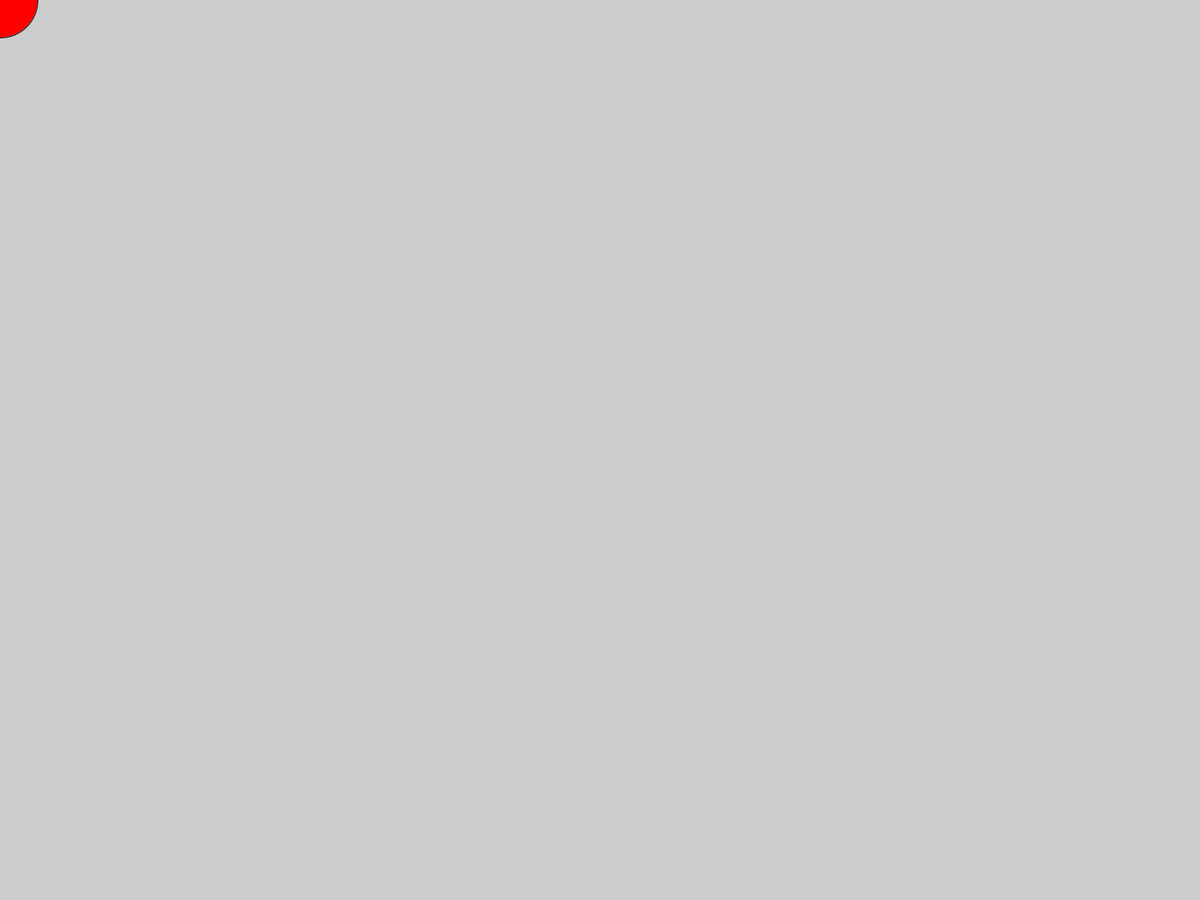
Frame 1 (no input)
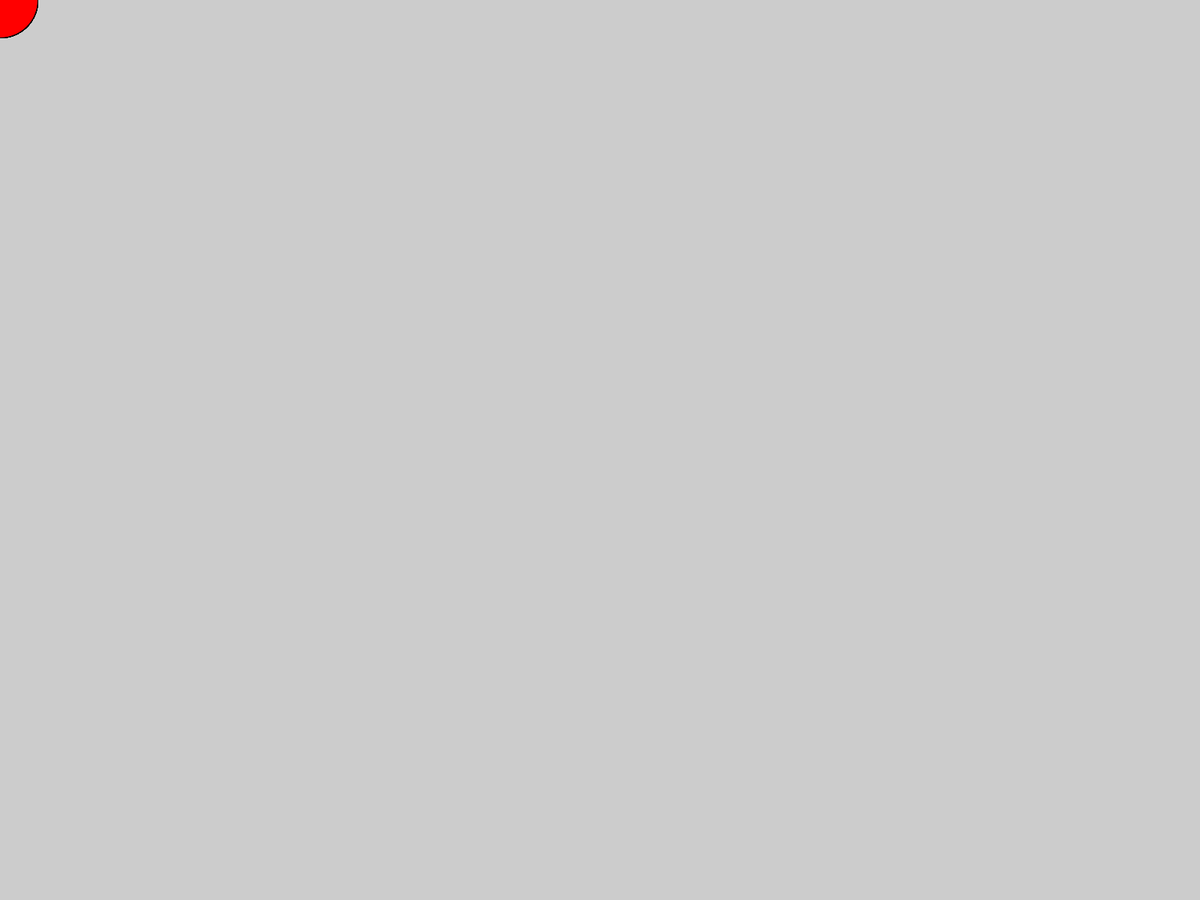
Frame 60 (the mouse pressed at the canvas centre just before this capture)
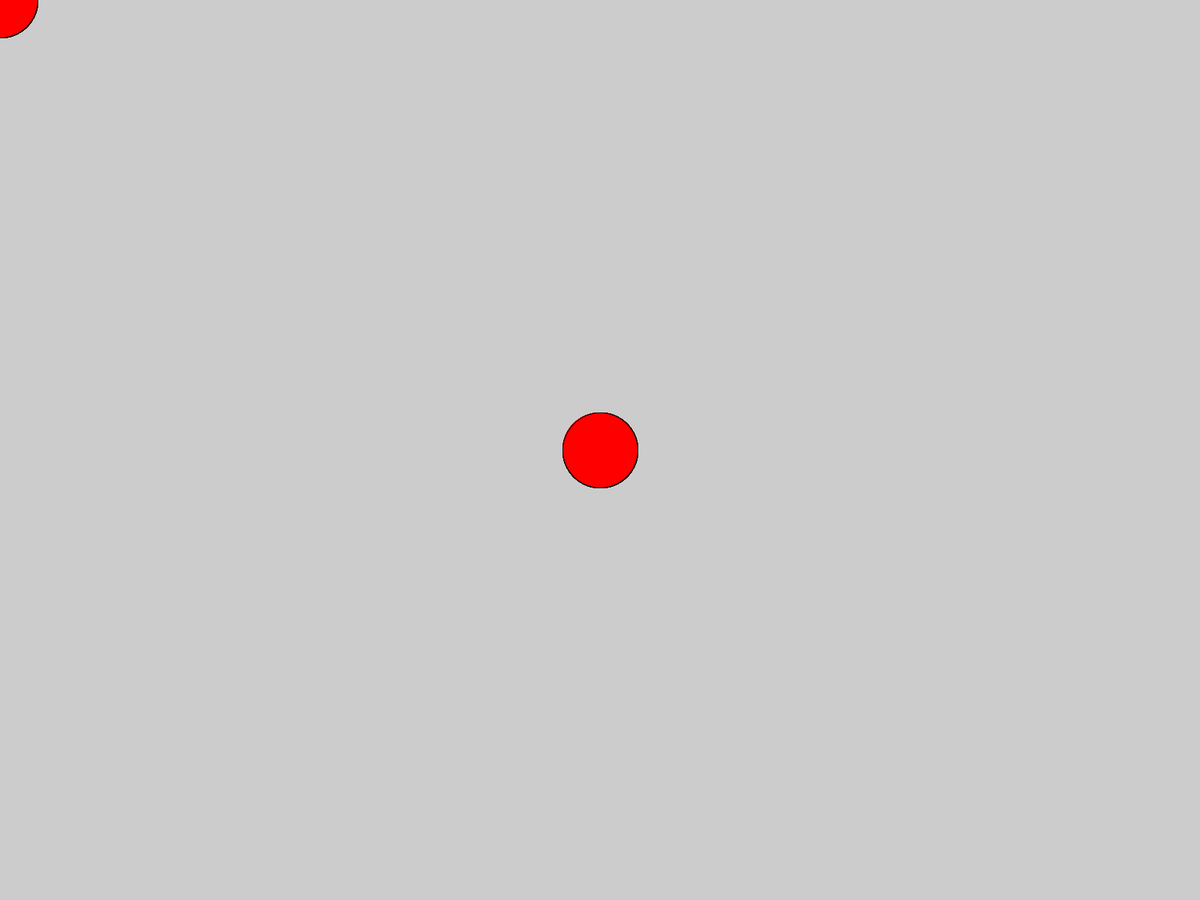
Frame 120 (the mouse held since frame 60 and released just before this capture)

The Processing sketch that drew these frames (run headless with seeded random() and noise(); from frame 60 on, the mouse is pressed at the canvas centre):

// Processing sketch: ejemplo1
// ── ejemplo1.pde
//int miNumero = 10;
//float miFloat  = 2.5;
//float suma = miNumero + miFloat;
//float div = miNumero / miFloat;

//String texto = "este es un texto";
//println(texto);
//print("suma es: "+ suma);
//print("div es: "+ div);
void setup(){
  fullScreen();
  //size(300,300);
}
void draw(){
  //background(255);
  fill(255,0,0);
  ellipse(mouseX,mouseY,100,100);
}
